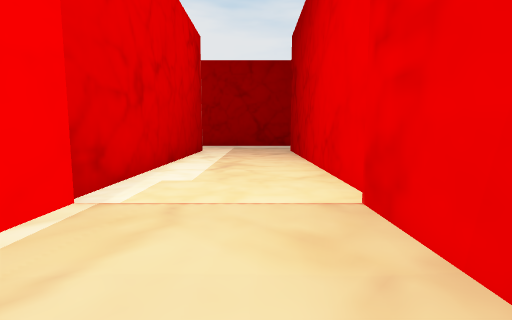
view 1 (above)

21 first-person views from a walk through a 3-D level made in the Unity game engine. The camera is 1.5 m above the floor, tilts 6° down and sees 85° across. The floor is counted in squares, 2 m on a side. Each view is taken from the middle of a square. On the plan, view 1 faces up. The plan holds only what a view shows up to about 10 squares ahead; the rest is blank. The place goes on beyond the plan.

view 2
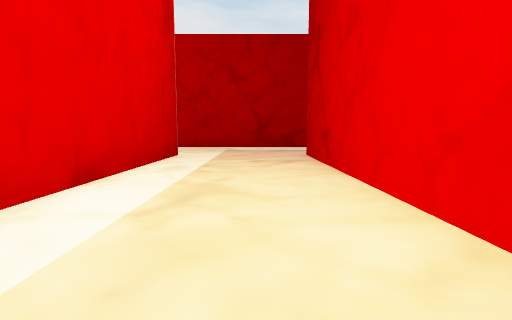

view 3
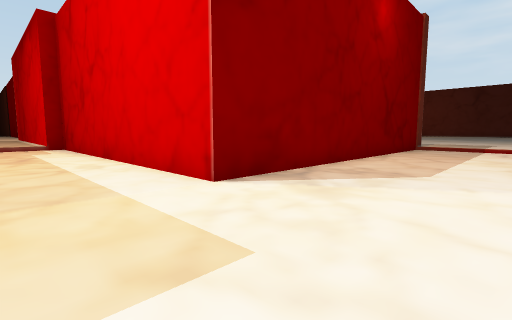

view 4
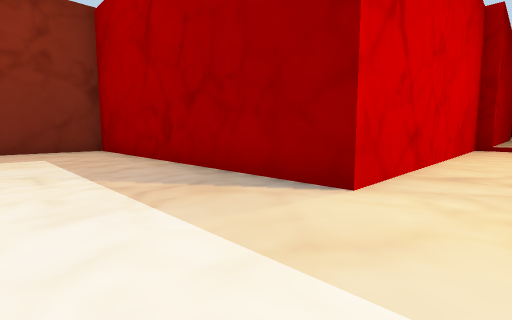

view 5
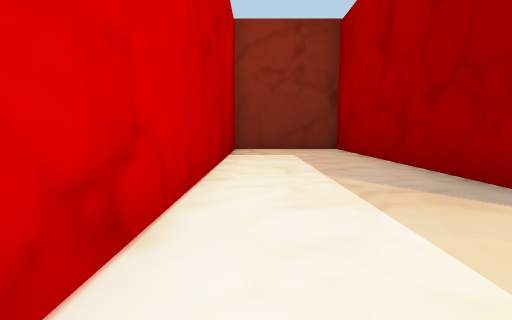

view 6
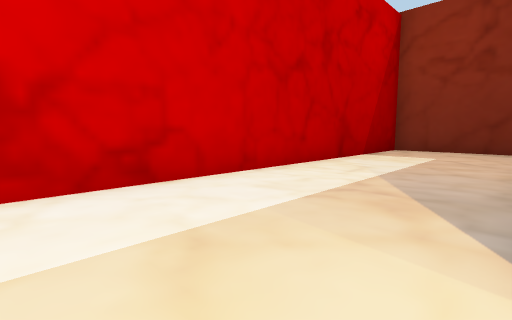

view 7
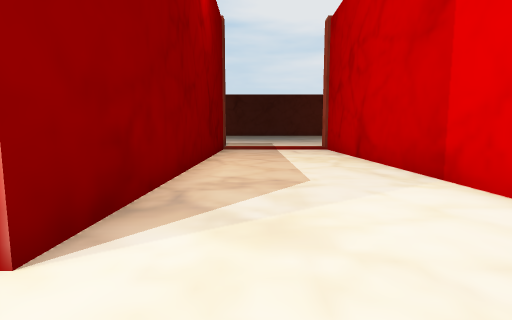

view 8
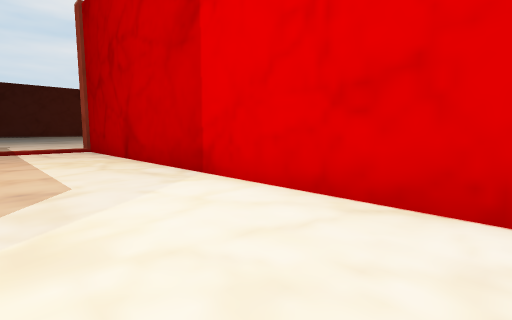

view 9
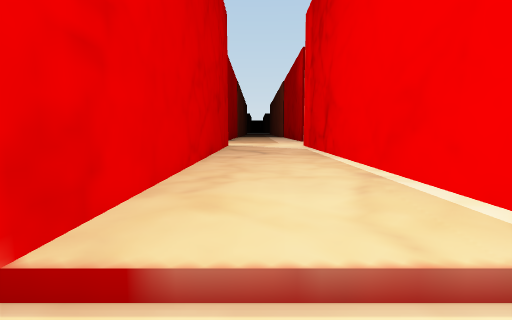

view 10
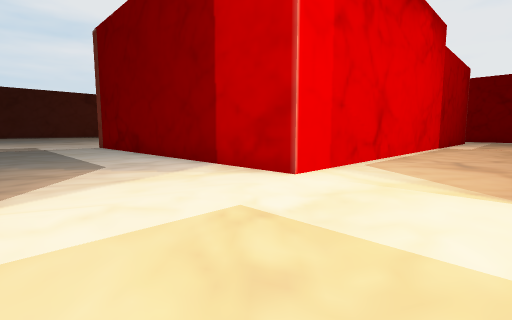

view 11
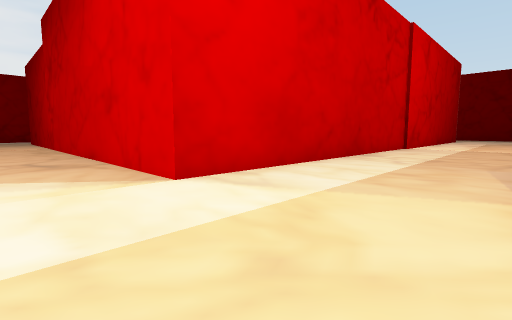

view 12
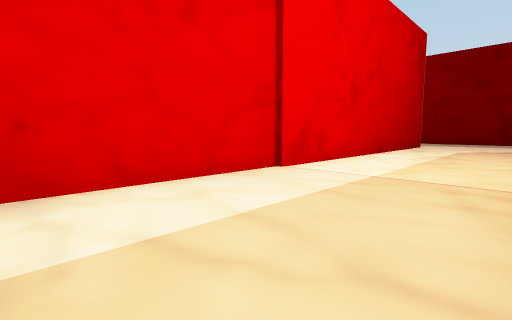

view 13
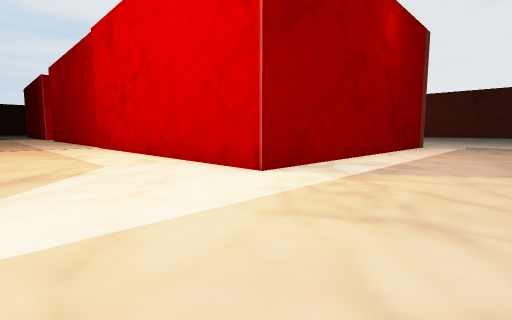

view 14
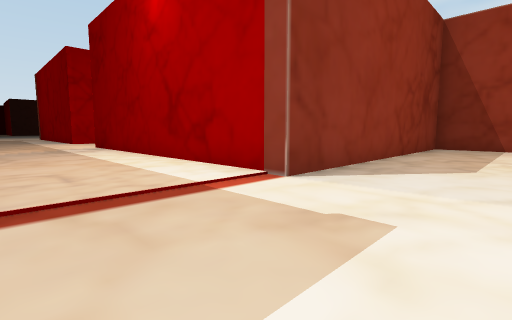

view 15
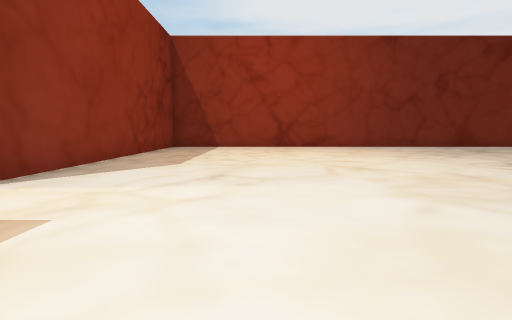

view 16
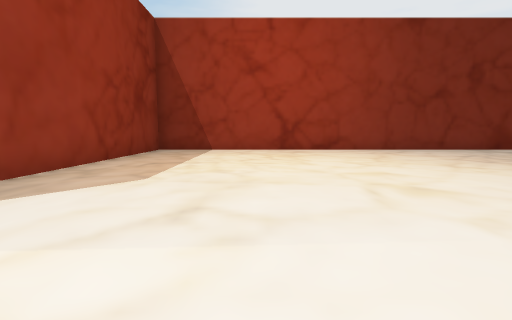

view 17
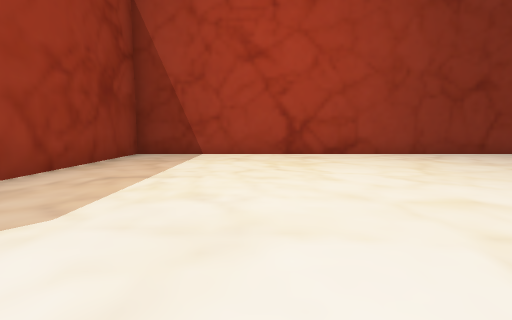

view 18
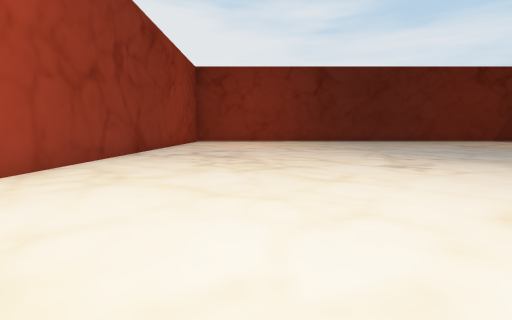

view 19
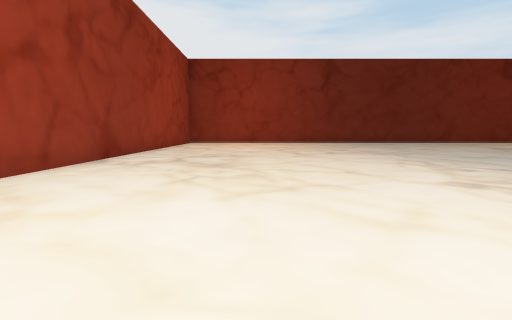

view 20
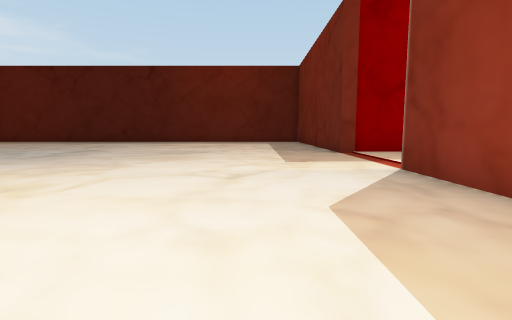

view 21
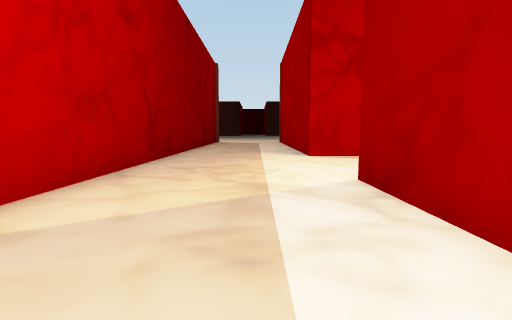

### Floor plan
Key: @ floor where view 1 was taken; # wall or solid block; . main floor; - floor 0.25 m lower than the main floor; / step, stairs or slope; ^ raised ledge.
Columns run from 12 left of view 1 to 26 right of it. Each row starts with its distance up from view 1.
 19                         #............
 18                         #............
 17 #########################............
 16 ------------------------#............
 15 ------------------------#...........
 14 ------------------------#..........  ..
 13  -----------------------#.......... ...
 12  ^^^^^^^^^----#^^^^^^^^^#..............
 11          ^----#         #..............
 10          ^----#         #..............
  9          ^----#         #..............
  8          ^----#         #..............
  7          ^----#         #..............
  6          ^----#         #..............
  5          ^----#         #..............
  4          ^----#         #..............
  3           #///#         ##########....#
  2           #..##                  #....#
  1           #..#                   #....#
  0           #.@#                   #....
 -1           #..#                   #....
 -2           #..#                   #....
 -3           #..#                   #....
 -4           #..#                   #....
 -5           #..#                   #....
 -6           #..#                   #....#
 -7    ########..#####################....#
 -8   ....................................#
 -9  .....................................#
-10  .....................................#
-11    ...................................#
-12                                 ^#....#
-13                                  #....#

Where each view was taken, in squares from view 1:
view 1: 0 up, 0 right, facing up
view 2: 4 up, 0 right, facing up
view 3: 16 up, 0 right, facing down-left
view 4: 16 up, 0 right, facing down-right
view 5: 16 up, 0 right, facing right
view 6: 13 up, 0 right, facing up-right
view 7: 14 up, 1 left, facing left
view 8: 14 up, 1 left, facing up-left
view 9: 4 up, 0 right, facing down
view 10: 11 down, 1 right, facing up-left
view 11: 11 down, 1 left, facing up-right
view 12: 11 down, 7 right, facing up-right
view 13: 11 down, 25 right, facing up-left
view 14: 6 up, 25 right, facing down-left
view 15: 7 up, 25 right, facing left
view 16: 7 up, 23 right, facing left
view 17: 7 up, 21 right, facing left
view 18: 7 up, 16 right, facing up
view 19: 9 up, 16 right, facing up
view 20: 6 up, 16 right, facing right
view 21: 3 down, 23 right, facing down
